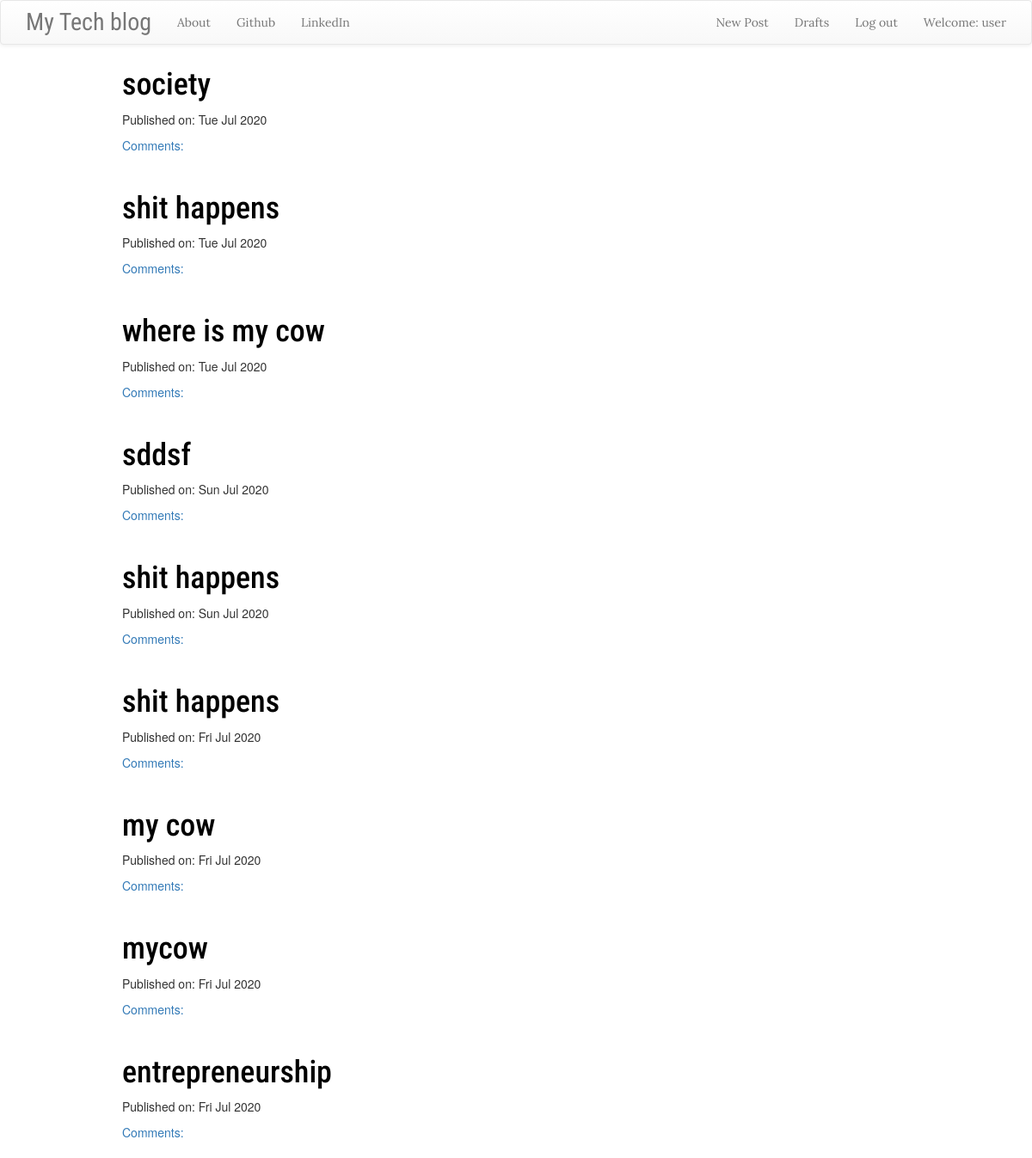
The app's page / (signed in) with its own data.
### blog/models.py (models this page shows, shortened)
class Post(models.Model):
    author=models.ForeignKey('auth.User',max_length=120,on_delete=models.DO_NOTHING)
    title=models.CharField(max_length=50)
    text=models.TextField()
    created_date=models.DateTimeField(default=timezone.now)
    published_date=models.DateTimeField(blank=True,null=True)

### blog/views.py (the view)
# urls.py: path('',views.PostListView.as_view(),name='post_list'),
class PostListView(ListView):
    model = Post
    def get_queryset(self):
        return Post.objects.filter(published_date__lte=timezone.now()).order_by('-published_date')

### blog/templates/blog/post_list.html
{% extends 'blog/base.html' %}
{% block content %}
<div class="centerstage">
    {% for post in post_list %}
        <div class="post">
            <h1><a id="title2" href="{% url 'post_detail' pk=post.pk %}">{{ post.title }}</a></h1>
            <div class="date">
                <p>Published on: {{ post.published_date|date:"D M Y"}}</p>
            </div>
            <a href="{% url 'post_detail' pk=post.pk %}">Comments: {{ post.approve_comments.count }}</a>
            <br>
           <br>
        </div>
    {% endfor %}
</div>
{% endblock %}

### blog/templates/blog/base.html (shortened to what this page needs)
<!DOCTYPE html>
{% load static %}
<html>
    <head>
      <link rel="stylesheet" href="https://maxcdn.bootstrapcdn.com/bootstrap/3.3.7/css/bootstrap.min.css">
      <link rel="stylesheet" href="https://maxcdn.bootstrapcdn.com/bootstrap/3.3.7/css/bootstrap-theme.min.css">
        <link rel="stylesheet" href="//cdn.jsdelivr.net/medium-editor/latest/css/medium-editor.min.css" type="text/css" media="screen" charset="utf-8">
    <link rel="stylesheet" href="{% static 'css/blog.css' %}">
</head>
<body class='loader'>
  <nav class="navbar navbar-default techfont custom-navbar  navbar-dark bg-dark">
    <div class="container">
      <ul class="nav navbar-nav ">
        <li><a class='navbar-brand bigbrand' href="{% url 'post_list' %}">My Tech blog</a></li>
        <li><a href="{% url 'about'%}">About</a></li>
        <li><a href="https://www.github.com">Github</a></li>
        <li><a href="https://www.linkedin.com">LinkedIn</a></li>
      </ul>
      <ul class="nav navbar-nav navbar-right">
        {% if user.is_authenticated %}
        <li>
          <a href="{% url 'post_new' %}" >New Post</a>
        </li>
        <li>
          <a href="{% url 'post_draft_list' %}">Drafts</a>
        </li>
        <li>
          <a href="{% url 'logout' %}" >Log out</a>
        </li>
        <li>
          <a >Welcome: {{ user.username }}</a>
        </li>
          {% else %}
          <li><a class='nav navbar-right' href="{% url 'login' %}" ><span class="glyphicon glyphicon-user"></span></a></li>
        {% endif %}
      </ul>
  </div>
</nav>
        <div class="content container">
            <div class="row">
                <div class="col-md-8">
                  <div class="blog_posts">
                    {% block content %}
                    {% endblock %}
                  </div>
                </div>
            </div>
        </div>
</body>
</html>

### blog/static/css/blog.css (style rules this page uses)
body { background:url("https://images.unsplash.com/photo-1530569673472-307dc017a82d?ixlib=rb-1.2.1&auto=format&fit=crop&w=500&q=60"); background-size: cover; }
.techfont { font-family: 'Lora', serif; font-size: 1em; margin-bottom: 3px; }
.bigbrand { font-family: 'Roboto Condensed', sans-serif; font-size: 2em; }
.centerstage { margin-left:8em; margin-right: auto; }
#title2 { font-family: 'Roboto Condensed', sans-serif; color:black; }
body, html { margin: 0; padding: 0; height: 100%; }

### records on screen
Post: title "society", published_date "Tue Jul 2020"
Post: title "shit happens", published_date "Tue Jul 2020"
Post: title "where is my cow", published_date "Tue Jul 2020"
Post: title "sddsf", published_date "Sun Jul 2020"
Post: title "shit happens", published_date "Sun Jul 2020"
Post: title "shit happens", published_date "Fri Jul 2020"
Post: title "my cow", published_date "Fri Jul 2020"
Post: title "mycow", published_date "Fri Jul 2020"
Post: title "entrepreneurship", published_date "Fri Jul 2020"

### other values on screen
{{ user.username }} "user"
